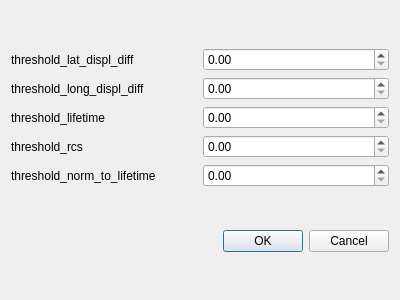
<?xml version="1.0" encoding="UTF-8"?>
<ui version="4.0">
 <class>FilterDialog</class>
 <widget class="QDialog" name="FilterDialog">
  <property name="geometry">
   <rect>
    <x>0</x>
    <y>0</y>
    <width>400</width>
    <height>300</height>
   </rect>
  </property>
  <property name="windowTitle">
   <string>Dialog</string>
  </property>
  <layout class="QGridLayout" name="gridLayout_2">
   <item row="0" column="0">
    <layout class="QGridLayout" name="gridLayout">
     <item row="0" column="0">
      <widget class="QLabel" name="label">
       <property name="text">
        <string>threshold_lat_displ_diff</string>
       </property>
      </widget>
     </item>
     <item row="0" column="1">
      <widget class="QDoubleSpinBox" name="latDisplDiffSpinBox"/>
     </item>
     <item row="1" column="0">
      <widget class="QLabel" name="label_2">
       <property name="text">
        <string>threshold_long_displ_diff</string>
       </property>
      </widget>
     </item>
     <item row="1" column="1">
      <widget class="QDoubleSpinBox" name="longDisplDiffSpinBox"/>
     </item>
     <item row="2" column="0">
      <widget class="QLabel" name="label_3">
       <property name="text">
        <string>threshold_lifetime</string>
       </property>
      </widget>
     </item>
     <item row="2" column="1">
      <widget class="QDoubleSpinBox" name="lifeTimeSpinBox"/>
     </item>
     <item row="3" column="0">
      <widget class="QLabel" name="label_4">
       <property name="text">
        <string>threshold_rcs</string>
       </property>
      </widget>
     </item>
     <item row="3" column="1">
      <widget class="QDoubleSpinBox" name="rcsSpinBox"/>
     </item>
     <item row="4" column="0">
      <widget class="QLabel" name="label_5">
       <property name="text">
        <string>threshold_norm_to_lifetime</string>
       </property>
      </widget>
     </item>
     <item row="4" column="1">
      <widget class="QDoubleSpinBox" name="normToLifeTimeSpinBox"/>
     </item>
    </layout>
   </item>
   <item row="1" column="0">
    <widget class="QDialogButtonBox" name="buttonBox">
     <property name="orientation">
      <enum>Qt::Horizontal</enum>
     </property>
     <property name="standardButtons">
      <set>QDialogButtonBox::Cancel|QDialogButtonBox::Ok</set>
     </property>
    </widget>
   </item>
  </layout>
 </widget>
 <resources/>
 <connections>
  <connection>
   <sender>buttonBox</sender>
   <signal>accepted()</signal>
   <receiver>FilterDialog</receiver>
   <slot>accept()</slot>
   <hints>
    <hint type="sourcelabel">
     <x>248</x>
     <y>254</y>
    </hint>
    <hint type="destinationlabel">
     <x>157</x>
     <y>274</y>
    </hint>
   </hints>
  </connection>
  <connection>
   <sender>buttonBox</sender>
   <signal>rejected()</signal>
   <receiver>FilterDialog</receiver>
   <slot>reject()</slot>
   <hints>
    <hint type="sourcelabel">
     <x>316</x>
     <y>260</y>
    </hint>
    <hint type="destinationlabel">
     <x>286</x>
     <y>274</y>
    </hint>
   </hints>
  </connection>
 </connections>
</ui>
